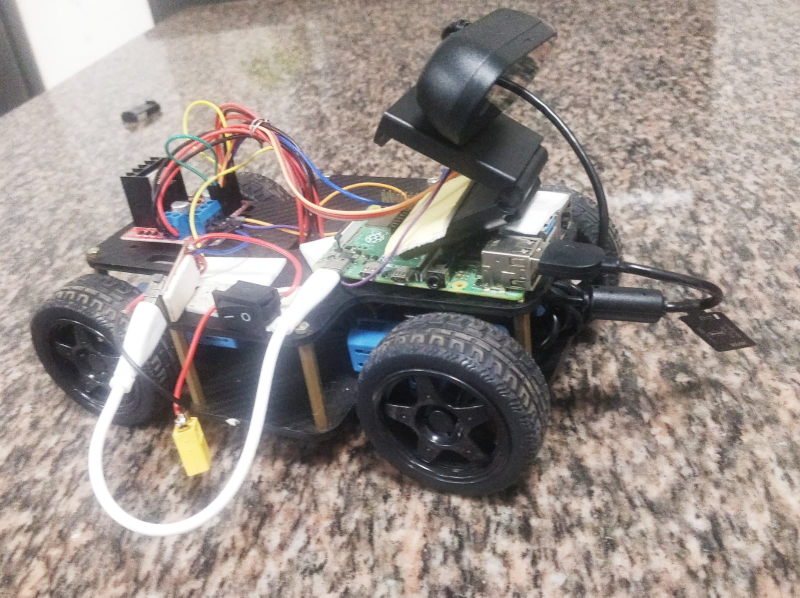
#> input picture images/bot.jpeg, 1600 x 1195 px, given in place of the camera (shown at 1/2 size)
$ python 02-red_mask.py
#> lines starting #> are read from the running program, lines starting #| are printed output that depends on the picture; after the words box and inside, x2 and y2 are one past the last pixel; in counts of white or black regions, pixels touching at a corner belong together
#!/usr/bin/env python3
import cv2
import numpy as np

FRAME_WIDTH  = 320
FRAME_HEIGHT = 240

# HSV Red Ranges
lower_red1 = np.array([0, 110, 70])
upper_red1 = np.array([8, 255, 255])
lower_red2 = np.array([165, 110, 70])
upper_red2 = np.array([180, 255, 255])

cap = cv2.VideoCapture(0)
cap.set(cv2.CAP_PROP_FRAME_WIDTH, FRAME_WIDTH)
cap.set(cv2.CAP_PROP_FRAME_HEIGHT, FRAME_HEIGHT)

print("Red Color Detection Started... Press 'q' to quit")

while True:
    ret, frame = cap.read()
#> frame is the input picture: shape (1195, 1600, 3); mean B, G, R 138.7, 143.1, 152.8
    if not ret:
        break

    # Convert to HSV
    hsv = cv2.cvtColor(frame, cv2.COLOR_BGR2HSV)
#> hsv: shape (1195, 1600, 3); mean H, S, V 41.3, 32.9, 155.3

    # Create red mask (two ranges)
    mask1 = cv2.inRange(hsv, lower_red1, upper_red1)
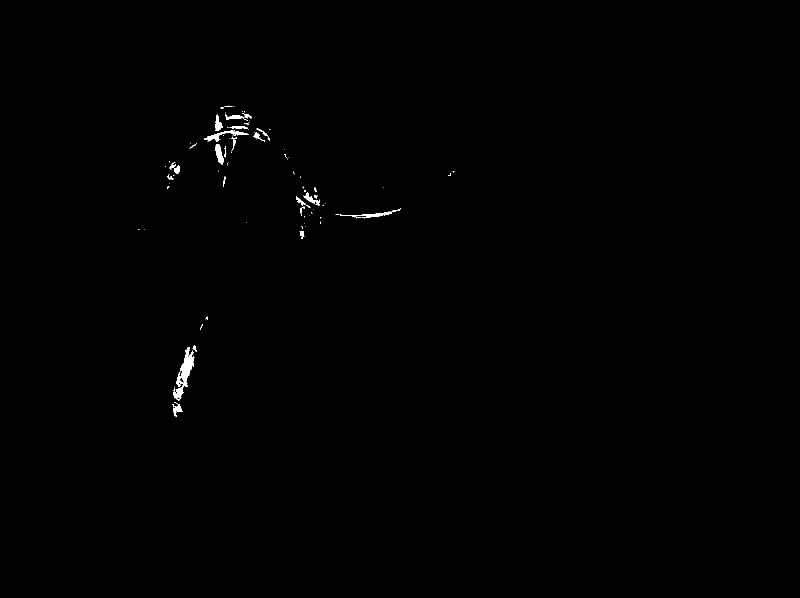
#> mask1: shape (1195, 1600) (shown at 1/2 size); 0.29% white; 100 white regions (72 under 20 px), largest, box (x1, y1, x2, y2) and area: (346, 694, 389, 801) 1549, (408, 261, 498, 284) 540, (680, 417, 802, 437) 450
    mask2 = cv2.inRange(hsv, lower_red2, upper_red2)
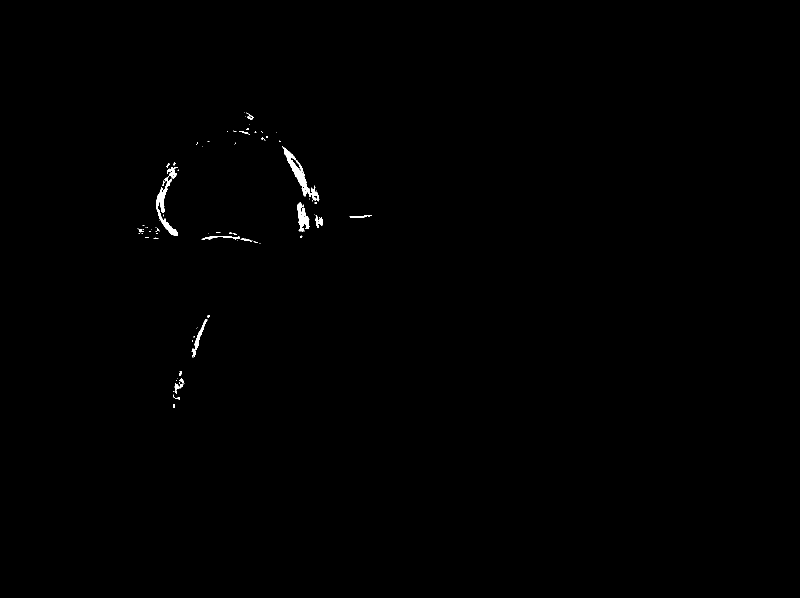
#> mask2: shape (1195, 1600) (shown at 1/2 size); 0.29% white; 80 white regions (61 under 20 px), largest, box (x1, y1, x2, y2) and area: (564, 292, 639, 403) 1564, (312, 354, 356, 472) 1222, (594, 404, 619, 464) 770
    mask = cv2.bitwise_or(mask1, mask2)
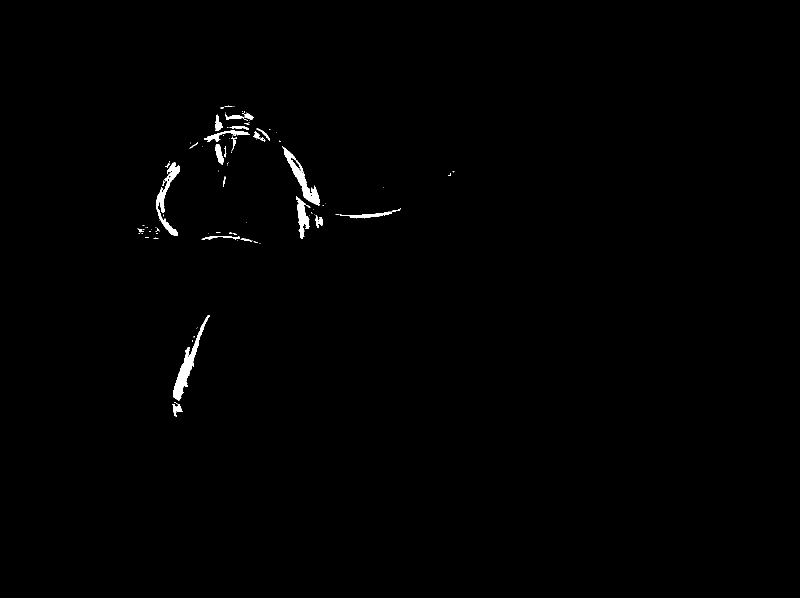
#> mask: shape (1195, 1600) (shown at 1/2 size); 0.58% white; 101 white regions (74 under 20 px), largest, box (x1, y1, x2, y2) and area: (346, 630, 419, 801) 2365, (564, 292, 640, 411) 1939, (312, 324, 360, 472) 1748

    # Optional: Remove noise
    kernel = np.ones((5,5), np.uint8)
    mask = cv2.morphologyEx(mask, cv2.MORPH_OPEN, kernel)
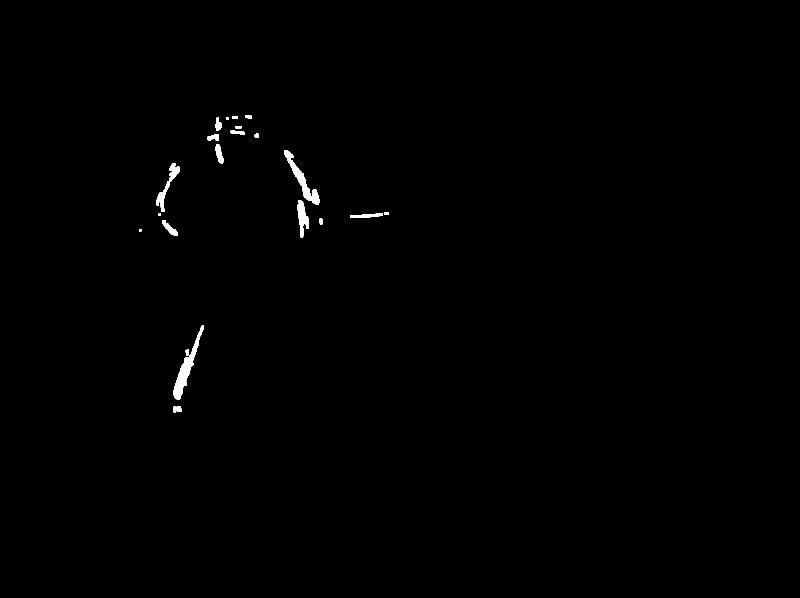
#> mask: shape (1195, 1600) (shown at 1/2 size); 0.44% white; 21 white regions, largest, box (x1, y1, x2, y2) and area: (347, 651, 408, 800) 2102, (568, 300, 640, 409) 1716, (313, 326, 360, 424) 1052
    mask = cv2.morphologyEx(mask, cv2.MORPH_CLOSE, kernel)
#> mask: shape (1195, 1600); 0.44% white; 19 white regions, largest, box (x1, y1, x2, y2) and area: (347, 651, 408, 800) 2224, (568, 300, 640, 409) 1754, (313, 326, 360, 424) 1097


    # Show outputs
    cv2.imshow("Red Detection", frame)
    cv2.imshow("Mask", mask)

    if cv2.waitKey(1) == ord('q'):
#> (key q is pressed here)
        break

cap.release()
cv2.destroyAllWindows()

$ run again, on images/img3.jpeg
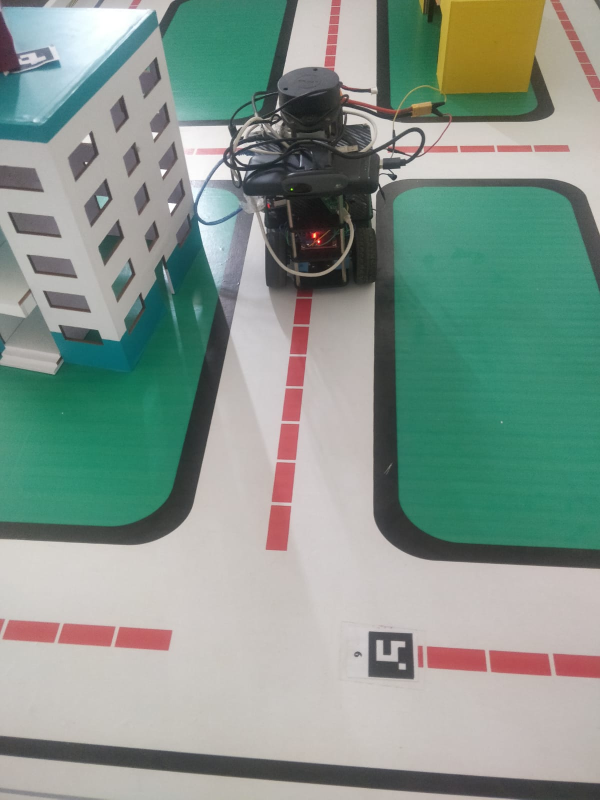
#> input picture images/img3.jpeg, 1200 x 1599 px, given in place of the camera (shown at 1/2 size)
#> frame is the input picture: shape (1599, 1200, 3); mean B, G, R 140.6, 150.2, 133.3
#> hsv: shape (1599, 1200, 3); mean H, S, V 53.5, 60.9, 156.6
#> `mask1 = cv2.inRange(hsv, lower_red1, upper_red1)`:
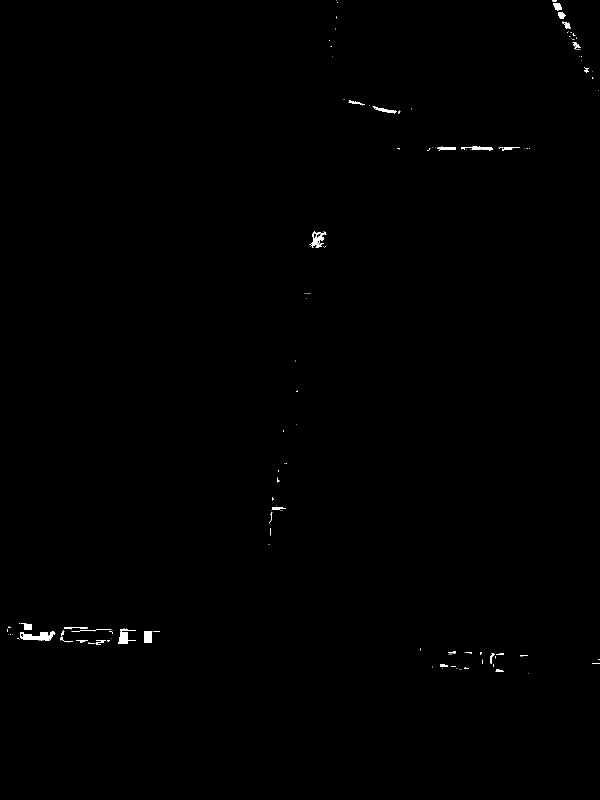
#> mask1: shape (1599, 1200) (shown at 1/2 size); 0.28% white; 163 white regions (124 under 20 px), largest, box (x1, y1, x2, y2) and area: (40, 1263, 111, 1282) 783, (622, 462, 653, 496) 450, (236, 1264, 271, 1288) 439
#> mask2: shape (1599, 1200); 2% white; 75 white regions (46 under 20 px), largest, box (x1, y1, x2, y2) and area: (980, 1302, 1101, 1351) 4606, (855, 1294, 972, 1343) 4457, (1108, 1309, 1200, 1355) 3654
#> `mask = cv2.morphologyEx(mask, cv2.MORPH_OPEN, kernel)`:
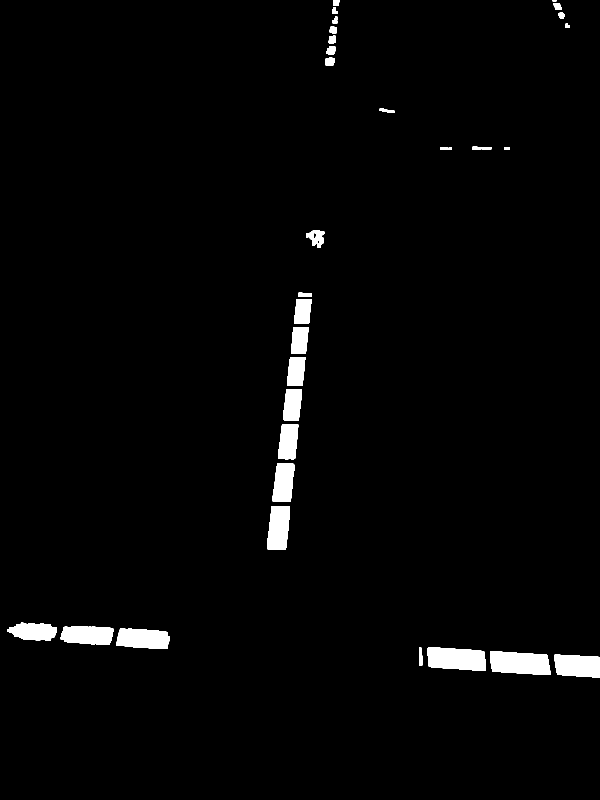
#> mask: shape (1599, 1200) (shown at 1/2 size); 2.2% white; 33 white regions, largest, box (x1, y1, x2, y2) and area: (980, 1302, 1101, 1350) 4821, (855, 1294, 972, 1342) 4671, (1108, 1309, 1200, 1355) 3693
